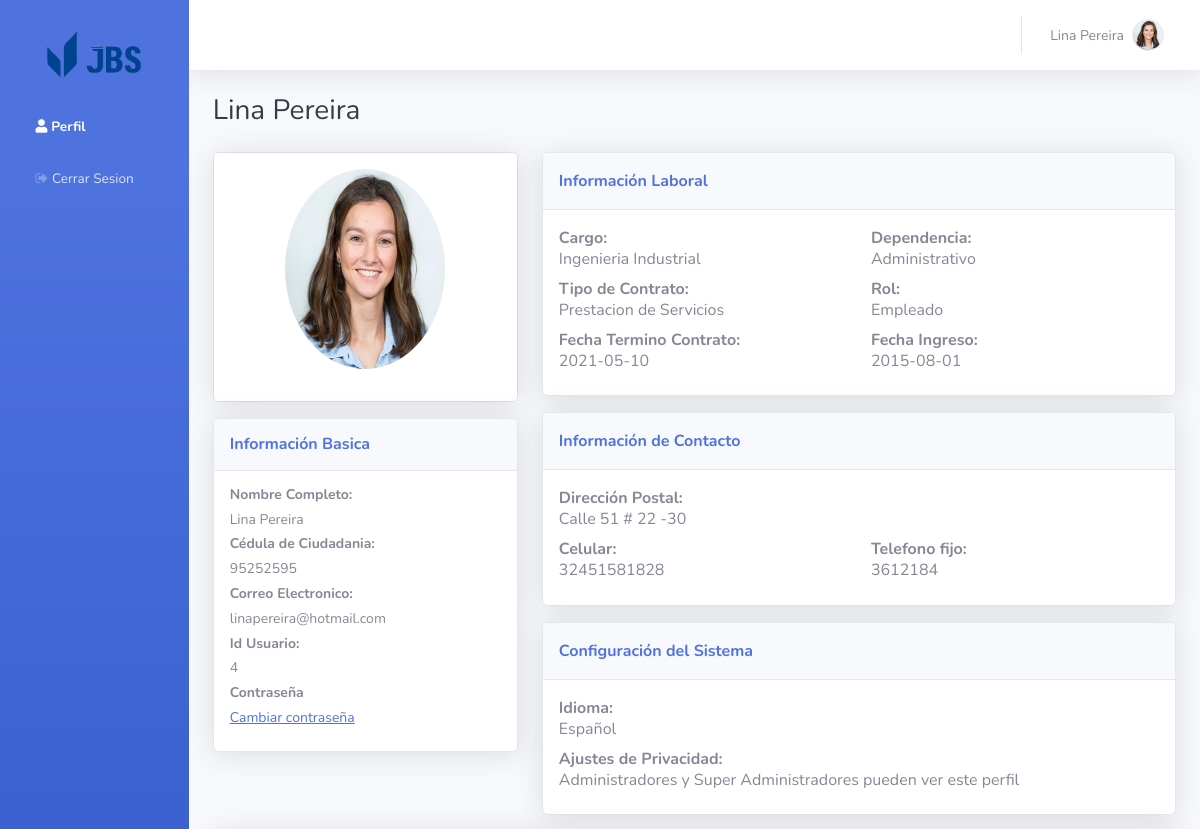
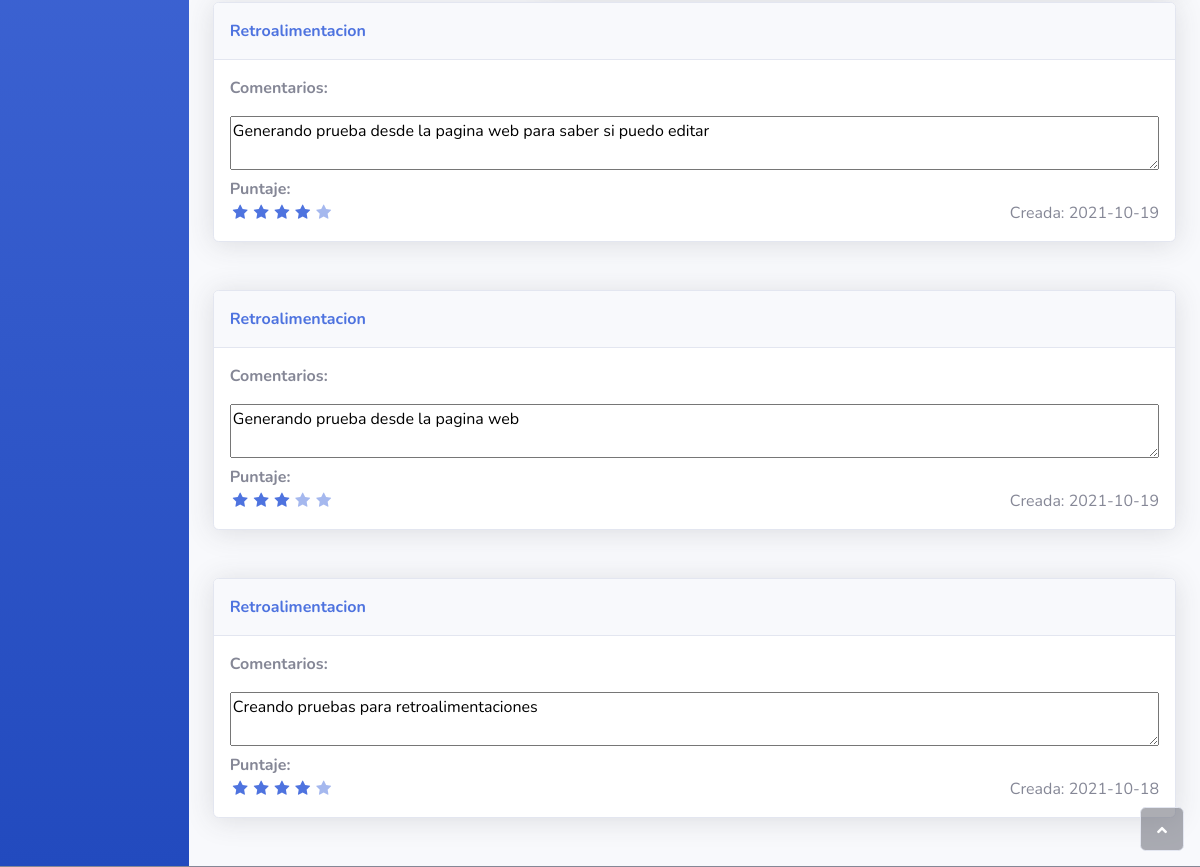
Page /system/profile (signed in) on the earlier database version (2 pictures, top to bottom).
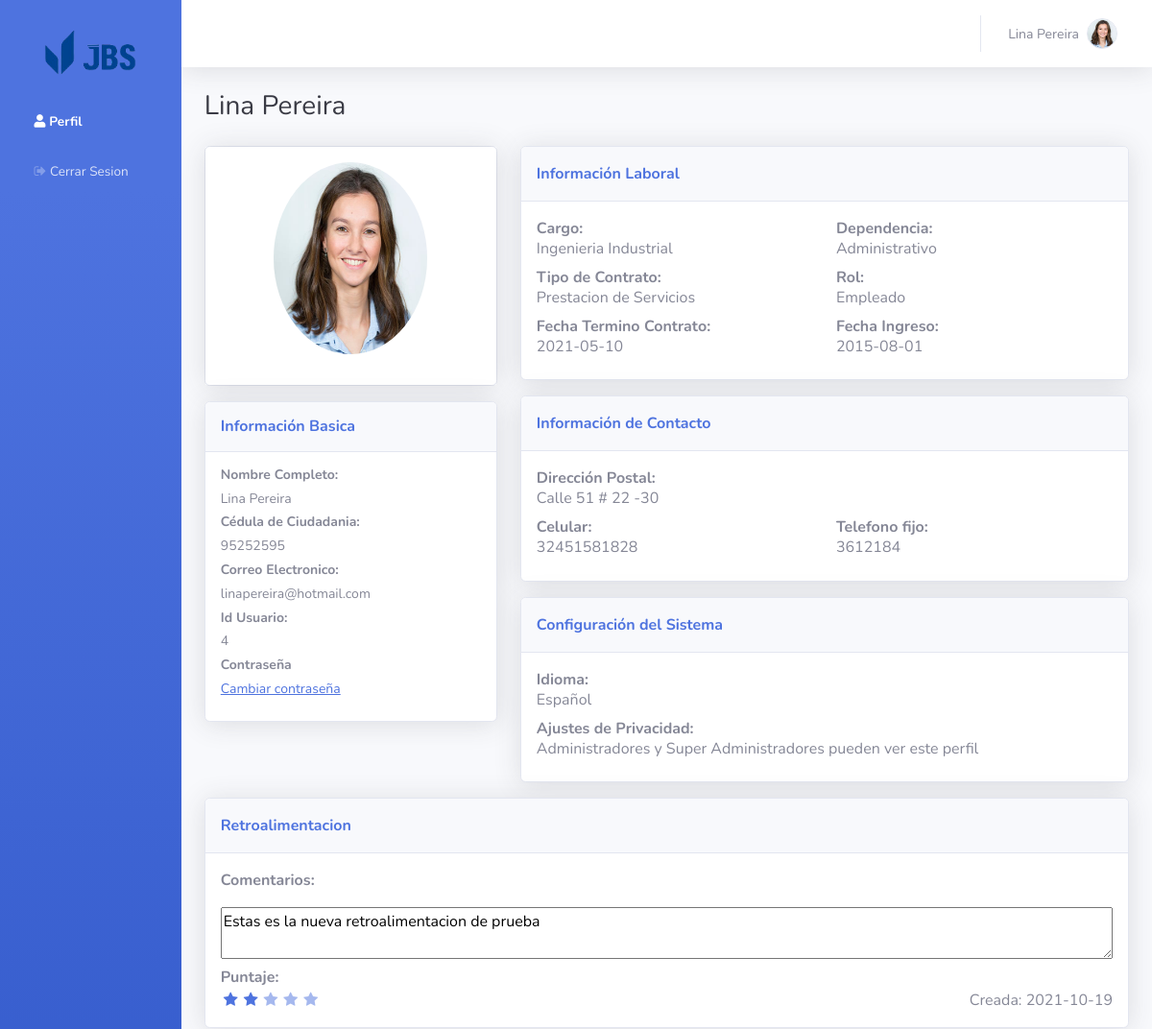
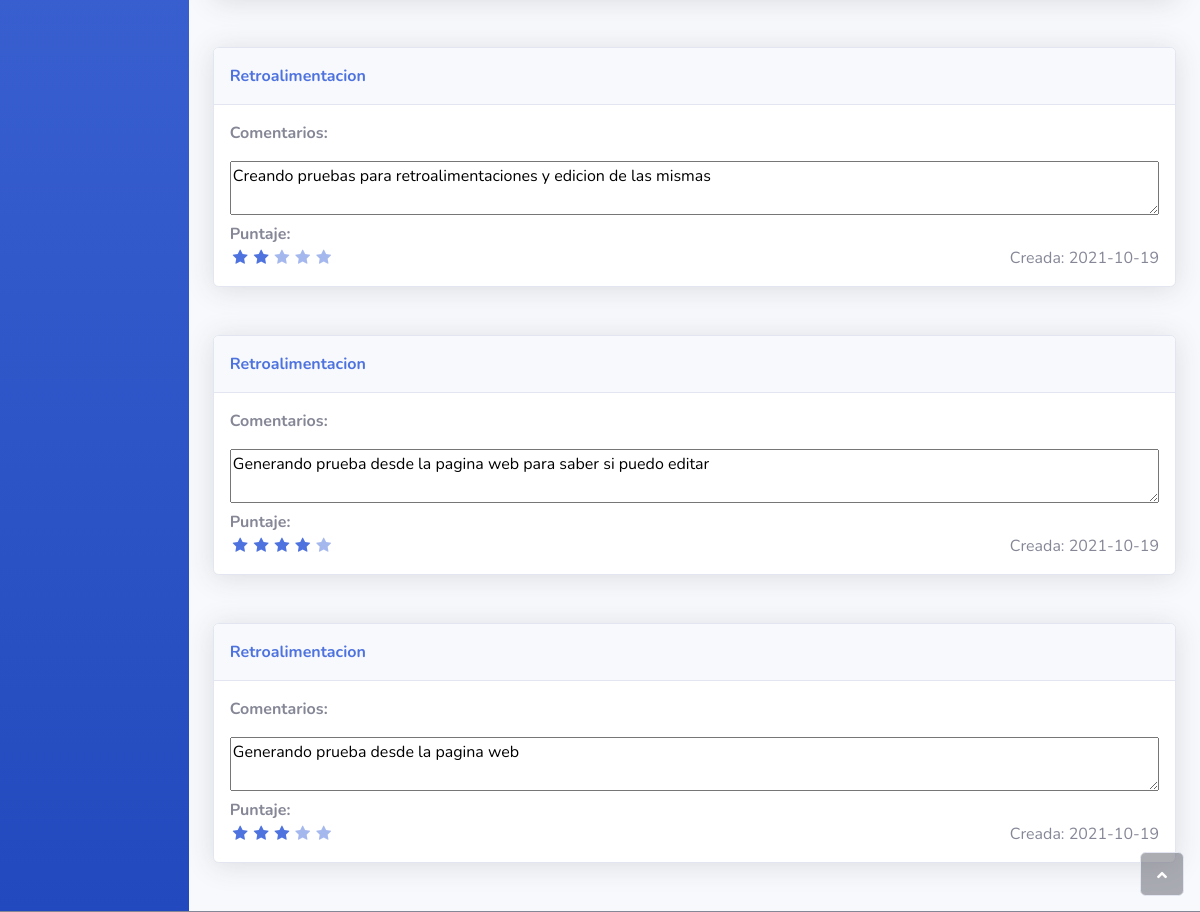
Same page on the later database version (2 pictures, top to bottom).
### flaskr/models/usuario.py (models this page shows, shortened)
class Usuario(UserMixin, sqla.Model):
    idUsuario = sqla.Column(sqla.Integer, primary_key=True, nullable=False)
    correo = sqla.Column(sqla.Text, nullable=False, unique=True)
    password = sqla.Column(sqla.Text, nullable=False)
    nombre = sqla.Column(sqla.Text, nullable=False)
    apellido = sqla.Column(sqla.Text, nullable=False)
    cedula = sqla.Column(sqla.Integer, nullable=False, unique=True)
    fecha_ingreso = sqla.Column(sqla.DateTime, nullable=False)
    fecha_contrato = sqla.Column(sqla.DateTime, nullable=False)
    tipo_contrato = sqla.Column(sqla.Text, nullable=False)
    cargo = sqla.Column(sqla.Text, nullable=False)
    dependencia = sqla.Column(sqla.Text, nullable=False)
    salario = sqla.Column(sqla.Float, nullable=False)
    estado = sqla.Column(sqla.Boolean, nullable=False, default=1)
    uuid = sqla.Column(sqla.String(64), nullable=False, default=lambda: str(uuid4()))
    idRol = sqla.Column(sqla.Integer, sqla.ForeignKey('rol.idRol'), nullable=False)
    nombreRol = sqla.relationship('Rol', backref=sqla.backref('usuarios', lazy=True))
    direccion = sqla.Column(sqla.String, nullable=False)
    celular = sqla.Column(sqla.Integer, nullable=False)
    telefono = sqla.Column(sqla.Integer, nullable=False)
    image = sqla.Column(sqla.Text, nullable=False)

### flaskr/models/rol.py (models this page shows)
class Rol(sqla.Model):
    idRol = sqla.Column(sqla.Integer, primary_key=True, nullable=False)
    tipo = sqla.Column(sqla.Text, nullable=False, unique=True)
    def __repr__(self):
        return self.tipo

### flaskr/models/retroalimentacion.py (models this page shows, shortened)
class Retroalimentacion(sqla.Model):
    idRetroalimentacion = sqla.Column(sqla.Integer, primary_key=True, nullable=False)
    idEmpleado = sqla.Column(sqla.Integer, sqla.ForeignKey('usuario.idUsuario'), nullable=False)
    idAdministrador = sqla.Column(sqla.Text, sqla.ForeignKey('usuario.idUsuario'), nullable=False)
    comentario = sqla.Column(sqla.Text, nullable=False)
    puntaje = sqla.Column(sqla.Integer, nullable=False)
    fecha = sqla.Column(sqla.DateTime, nullable=False, default=datetime.utcnow)

### flaskr/system.py (the view, shortened to what this page needs)
@bp.route("/profile", methods=("GET", "POST"))
@login_required
def profile():
    form = ChangePassword()
    if current_user.idRol == 3:
        retroalimentaciones = Retroalimentacion.query.filter_by(idEmpleado=current_user.idUsuario).order_by(Retroalimentacion.fecha.desc()).all()
        return render_template('system/profile.html', retroalimentaciones=retroalimentaciones, form=form)
    return render_template('system/profile.html', form=form)

### flaskr/templates/system/profile.html (shortened to what this page needs)
{% extends 'base_after.html' %}
{% set active_page = 'Profile' %}
{% from "_flash_messages.html" import flash_messages %}
{% from "_retroalimentacion.html" import retroalimentacion %}
{% block container %}
<h3 class="text-dark mb-4">{{ current_user.nombre }} {{ current_user.apellido }}</h3>
<div class="row mb-3">
    <div class="col-lg-4">
        <div class="card mb-3">
            <div class="card-body text-center shadow">
                <div class="mb-3">
                    <img class="rounded-circle" width="160" height="200" src="{% if current_user.image %} {{ url_for('system.uploads', filename=current_user.image) }} {% else %} {{ url_for('static', filename='img/avatars/avatar.jpeg') }} {% endif %}">
                </div>
            </div>
        </div>
        <div class="card shadow mb-4">
            <div class="card-header py-3">
                <h6 class="text-primary fw-bold m-0">Información Basica</h6>
            </div>
            <div class="card-body">
                <h4 class="small fw-bold">Nombre Completo:</h4>
                <h4 class="small">{{ current_user.nombre }} {{ current_user.apellido }}</h4>
                <h4 class="small fw-bold">Cédula de Ciudadania:</h4>
                <h4 class="small">{{ current_user.cedula }}</h4>
                <h4 class="small fw-bold">Correo Electronico:</h4>
                <h4 class="small">{{ current_user.correo }}</h4>
                <h4 class="small fw-bold">Id Usuario:</h4>
                <h4 class="small">{{ current_user.idUsuario }}</h4>
                <h4 class="small fw-bold">Contraseña<br></h4>
                <a class="card-link" href="#offcanvas-1" data-bs-toggle="offcanvas" role="button" aria-controls="offcanvas-1">
                    <h4 class="small">Cambiar contraseña</h4>
                </a>
            </div>
        </div>
    </div>
    <div class="col-lg-8">
        <div class="row">
            <div class="col">
                <div class="card shadow mb-3">
                    <div class="card-header py-3">
                        <p class="text-primary m-0 fw-bold">Información Laboral</p>
                    </div>
                    <div class="card-body">
                        <div class="row">
                            <div class="col" style="text-align: left;margin: auto;">
                                <div>
                                    <p class="text-secondary fw-bold" style="margin: auto;">Cargo:</p>
                                    <h6>{{ current_user.cargo }}</h6>
                                </div>
                            </div>
                            <div class="col" style="text-align: left;margin: auto;">
                                <div>
                                    <p class="text-secondary fw-bold" style="margin: auto;">Dependencia:</p>
                                    <h6>{{ current_user.dependencia }}</h6>
                                </div>
                            </div>
                        </div>
                        <div class="row">
                            <div class="col" style="text-align: left;margin: auto;">
                                <div>
                                    <p class="text-secondary fw-bold" style="margin: auto;">Tipo de Contrato:</p>
                                    <h6>{{ current_user.tipo_contrato }}</h6>
                                </div>
                            </div>
                            <div class="col" style="text-align: left;margin: auto;">
                                <div>
                                    <p class="text-secondary fw-bold" style="margin: auto;">Rol:</p>
                                    <h6>{{ current_user.nombreRol }}</h6>
                                </div>
                            </div>
                        </div>
                        <div class="row">
                            <div class="col" style="text-align: left;margin: auto;">
                                <div>
                                    <p class="text-secondary fw-bold" style="margin: auto;">Fecha Termino Contrato:</p>
                                    <h6>{{ current_user.fecha_contrato.strftime('%Y-%m-%d') }}</h6>
                                </div>
                            </div>
                            <div class="col" style="text-align: left;margin: auto;">
                                <div>
                                    <p class="text-secondary fw-bold" style="margin: auto;">Fecha Ingreso:</p>
                                    <h6>{{ current_user.fecha_ingreso.strftime('%Y-%m-%d') }}</h6>
                                </div>
                            </div>
                        </div>
                    </div>
                </div>
                <div class="card shadow" style="margin-bottom: 16px;">
                    <div class="card-header py-3">
                        <p class="text-primary m-0 fw-bold">Información de Contacto</p>
                    </div>
                    <div class="card-body">
                        <div>
                            <p class="text-secondary fw-bold" style="margin: auto;">Dirección Postal:</p>
                            <h6> {{ current_user.direccion }}</h6>
                        </div>
                        <div class="row">
                            <div class="col" style="text-align: left;margin: auto;">
                                <div>
                                    <p class="text-secondary fw-bold" style="margin: auto;">Celular:</p>
                                    <h6> {{ current_user.celular }} </h6>
                                </div>
                            </div>
                            <div class="col" style="text-align: left;margin: auto;">
                                <div>
                                    <p class="text-secondary fw-bold" style="margin: auto;">Telefono fijo:</p>
                                    <h6> {{ current_user.telefono }}</h6>
                                </div>
                            </div>
                        </div>
                    </div>
                </div>
                <div class="card shadow">
                    <div class="card-header py-3">
                        <p class="text-primary m-0 fw-bold">Configuración del Sistema</p>
                    </div>
                    <div class="card-body">
                        <div>
                            <p class="text-secondary fw-bold" style="margin: auto;">Idioma:</p>
                            <h6>Español</h6>
                        </div>
                        <div>
                            {% if current_user.idRol == 3 %}
                                <p class="text-secondary fw-bold" style="margin: auto;">Ajustes de Privacidad:</p>
                                <h6>Administradores y Super Administradores pueden ver este perfil&nbsp;</h6>
                            {% else %}
                                <p class="text-secondary fw-bold" style="margin: auto;">Ajustes de Privacidad:</p>
                                <h6>Solo los Super Administradores pueden ver este perfil&nbsp;</h6>
                            {% endif %}
                        </div>
                    </div>
                </div>
                {% set flashes = get_flashed_messages(with_categories=true) %}
            </div>
        </div>
    </div>
</div>
{% if current_user.idRol == 3 %}
{{ retroalimentacion(retroalimentaciones, editable=false) }}
{% endif %}
{% endblock %}

### flaskr/templates/base_after.html (shortened to what this page needs)
{% extends 'base.html' %}
{% block body %}
<body id="page-top" style="border-bottom-width: 1px;border-bottom-style: solid;">
    <div id="wrapper">
        <nav class="navbar navbar-dark align-items-start sidebar sidebar-dark accordion bg-gradient-primary p-0" style="width: 150px;">
            <div class="container-fluid d-flex flex-column p-0">
                <a class="navbar-brand d-flex justify-content-center align-items-center sidebar-brand m-0" style="width: 150px;height: 100px;margin: auto">
                    <img src="/static/img/logo.png" style="width: 100px;min-width: 70px; display: block;margin: auto;border-radius: 26px;">
                </a>
                <ul class="navbar-nav text-light" id="accordionSidebar">
                    <li class="nav-item"><a style="width: 150px;" class="nav-link {{'active' if active_page == 'Profile' else ''}}" href="{{ url_for('system.profile') }}"><i class="fas fa-user"></i><span>Perfil</span></a></li>
                    <li class="nav-item"><a style="width: 150px;" class="nav-link " href="{{ url_for('auth.logout') }}"><i class="fa fa-sign-out"></i><span>Cerrar Sesion</span></a></li>
                </ul>
            </div>
        </nav>
        <div class="d-flex flex-column" id="content-wrapper">
            <div id="content">
                <nav class="navbar navbar-light navbar-expand bg-white shadow mb-4 topbar static-top">
                    <div class="container-fluid">
                        <ul class="navbar-nav flex-nowrap ms-auto">
                            <li class="nav-item dropdown no-arrow">
                                <div class="nav-item dropdown no-arrow">
                                    <a class="dropdown-toggle nav-link" aria-expanded="false" data-bs-toggle="dropdown" href="#">
                                        <span class="d-none d-lg-inline me-2 text-gray-600 small">{{current_user.nombre}} {{ current_user.apellido }}</span>
                                        <img class="rounded-circle border img-profile" src="{% if current_user.image %} {{ url_for('system.uploads', filename=current_user.image) }} {% else %} {{ url_for('static', filename='img/avatars/avatar.jpeg') }} {% endif %}">
                                    </a>
                                </div>
                            </li>
                        </ul>
                    </div>
                </nav>
                <div class="container-fluid">
                    {% block container %} {% endblock %}
                </div>
            </div>
        </div>
        <a class="border rounded d-inline scroll-to-top" href="#page-top">
            <i class="fas fa-angle-up"></i>
        </a>
    </div>
</body>
{% endblock %}

### flaskr/templates/_retroalimentacion.html
{% macro retroalimentacion(retroalimentaciones, editable) %}
{% for r in retroalimentaciones %}
        <div class="card shadow mb-5">
            <div class="card-header py-3">
                <p class="text-primary m-0 fw-bold">Retroalimentacion</p>
            </div>
                <div class="card-body">
                    <div class="mb-3" style="margin-bottom: 6px;">
                        <p class="text-secondary fw-bold" style="margin: auto;">Comentarios:</p>
                    </div>
                    <div>
                        <textarea readonly id="signature" style="width: 100%;height: 100%;">{{ r.comentario }}</textarea>
                    </div>
                    <div class="col">
                        <p class="text-secondary fw-bold" style="margin: auto;">Puntaje:</p>
                        <div class="row">
                            <div class="col" >
                                <div class="stars disabled">
                                    {% for x in range(1,6) %}
                                        {% if x <= r.puntaje %}
                                            <i class="fa fa-star active" id="score"></i>
                                        {% else %}
                                            <i class="fa fa-star" id="score"></i>
                                        {% endif %}
                                    {% endfor %}
                                </div>
                            </div>
                            <div class="col" style="text-align: right;margin: auto;">
                                Creada: {{r.fecha.strftime('%Y-%m-%d')}}
                            </div>
                        </div>
                    </div>
                </div>
        </div>
{% endfor %}
{% endmacro %}

### flaskr/templates/base.html (shortened to what this page needs)
<!DOCTYPE html>
<html>
<head>
    <link rel="stylesheet" href="{{ url_for('static', filename='bootstrap/css/bootstrap.min.css') }}">
    <link rel="stylesheet" href="{{ url_for('static', filename='css/Navigation-with-Search.css') }}">
    <link rel="stylesheet" href="{{ url_for('static', filename='css/untitled.css') }}">
    <link rel="stylesheet" href="{{ url_for('static', filename='css/Login-Form-Clean.css') }}">
    <link rel="stylesheet" href="{{ url_for('static', filename='fonts/fontawesome5-overrides.min.css') }}">
    <link rel="stylesheet" href="{{ url_for('static', filename='fonts/fontawesome-all.min.css') }}">
    <link rel="stylesheet" href="{{ url_for('static', filename='fonts/font-awesome.min.css') }}">
    <link rel="stylesheet" href="{{ url_for('static', filename='fonts/ionicons.min.css') }}">
    <link rel="stylesheet" href="{{ url_for('static', filename='css/star-style.css') }}">
</head>
{% block body %}
{% endblock %}
</html>

Differences in the rows shown:
added Retroalimentacion: comentario "Estas es la nueva retroalimentacion de prueba", puntaje 2 (drawn), fecha "2021-10-19"
changed Retroalimentacion: comentario "Creando pruebas para retroalimentaciones" → "Creando pruebas para retroalimentaciones y edicion de las mismas"; puntaje 4 → 2 (drawn); fecha "2021-10-18" → "2021-10-19"; moves up the list
